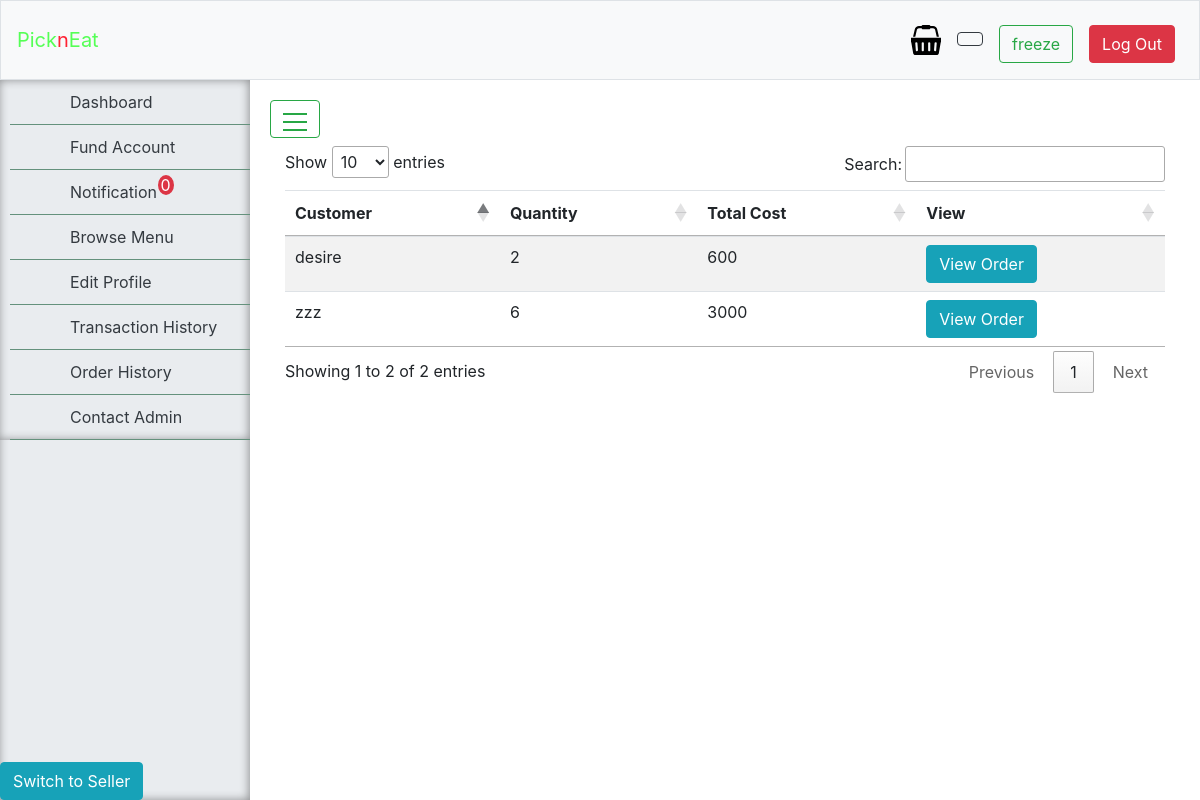
Page /manage_order (signed in) on the committed database.
### tables this page shows
CREATE TABLE "orders" (
	"id"	INTEGER NOT NULL PRIMARY KEY AUTOINCREMENT UNIQUE,
	"user"	TEXT NOT NULL,
	"vendor"	TEXT NOT NULL,
	"price"	INTEGER NOT NULL,
	"quantity"	INTEGER NOT NULL,
	"total_cost"	INTEGER NOT NULL,
	"status"	TEXT NOT NULL DEFAULT 'pending',
	"time_stamp"	TEXT NOT NULL
);

### router/router.py (the view)
    @app.route("/manage_order")
    @login_required
    @vendor_route_guard
    def manage_order():
        return manage_order_handler(database)

### application.py (called while the page is built)
@app.after_request
def after_request(response):
    response.headers["Cache-Control"] = "no-cache, no-store, must-revalidate"
    response.headers["Expires"] = 0
    response.headers["Pragma"] = "no-cache"
    return response

### controllers/order.py (called while the page is built)
def manage_order_handler(database):
    orders = database.execute("SELECT * FROM orders WHERE vendor=:vendor and status='pending'", vendor=session.get("username"))
    return render_template("order_view.html", orders=orders)

### controllers/user.py (called while the page is built)
def login_required(f):
    @wraps(f)
    def decorated_function(*args, **kwargs):
        if not session.get("username"):
            return redirect("/login")
        return f(*args, **kwargs)
    return decorated_function

def vendor_route_guard(f):
    @wraps(f)
    def decorated_function(*args, **kwargs):
        if session["user_type"] != "vendor":
            session.clear()
            flash("Out of bound, please login", "danger")
            return redirect("/login")
        return f(*args, **kwargs)
    return decorated_function

### templates/order_view.html (shortened to what this page needs)
{%extends "layout2.html" %}
    {% block main %}
    <table id="table_view" class="table table-striped" style="width:100%">
        <thead>
            <tr>
                <th>Customer</th>
                <th>Quantity</th>
                <th>Total Cost</th>
                <th>View</th>
            </tr>
        </thead>
        <tbody>
            {% for order in orders %}
                <tr>
                    <td>{{order["user"]}}</td>
                    <td>{{order["quantity"]}}</td>
                    <td>{{order["total_cost"]}}</td>
                    <td><a href="/manage_order/{{order['id']}}"><input type="button" class="btn btn-info" value="View Order"></a></td>
                </tr>
            {% endfor %}
        </tbody>
    </table>
    {% endblock %}

### static/styles.css (style rules this page uses)
a:link { text-decoration: none; }

### rows in the picture
orders: user "zzz", quantity "6", total_cost "3000"
orders: user "desire", quantity "2", total_cost "600"

### other values in the picture
{{ session["username"] }} "freeze"
